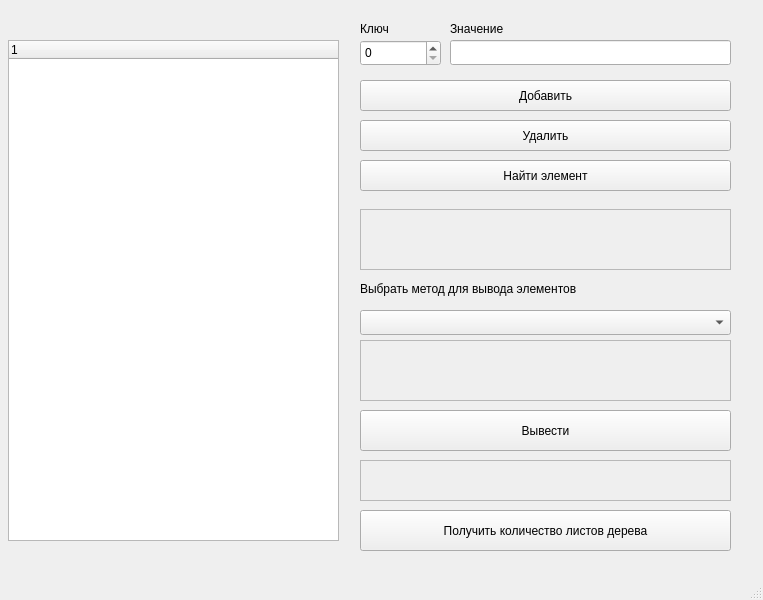
<?xml version="1.0" encoding="UTF-8"?>
<ui version="4.0">
 <class>MainWindow</class>
 <widget class="QMainWindow" name="MainWindow">
  <property name="geometry">
   <rect>
    <x>0</x>
    <y>0</y>
    <width>763</width>
    <height>600</height>
   </rect>
  </property>
  <property name="windowTitle">
   <string>MainWindow</string>
  </property>
  <widget class="QWidget" name="centralwidget">
   <widget class="QLabel" name="label">
    <property name="geometry">
     <rect>
      <x>450</x>
      <y>20</y>
      <width>81</width>
      <height>17</height>
     </rect>
    </property>
    <property name="text">
     <string>Значение</string>
    </property>
   </widget>
   <widget class="QPushButton" name="insertButton">
    <property name="geometry">
     <rect>
      <x>360</x>
      <y>80</y>
      <width>371</width>
      <height>31</height>
     </rect>
    </property>
    <property name="text">
     <string>Добавить</string>
    </property>
   </widget>
   <widget class="QPushButton" name="searchButton">
    <property name="geometry">
     <rect>
      <x>360</x>
      <y>160</y>
      <width>371</width>
      <height>31</height>
     </rect>
    </property>
    <property name="text">
     <string>Найти элемент</string>
    </property>
   </widget>
   <widget class="QLabel" name="label_2">
    <property name="geometry">
     <rect>
      <x>360</x>
      <y>20</y>
      <width>66</width>
      <height>17</height>
     </rect>
    </property>
    <property name="text">
     <string>Ключ</string>
    </property>
   </widget>
   <widget class="QPushButton" name="searchButton_3">
    <property name="geometry">
     <rect>
      <x>360</x>
      <y>510</y>
      <width>371</width>
      <height>41</height>
     </rect>
    </property>
    <property name="text">
     <string>Получить количество листов дерева</string>
    </property>
   </widget>
   <widget class="QTreeWidget" name="treeWidget">
    <property name="geometry">
     <rect>
      <x>8</x>
      <y>40</y>
      <width>331</width>
      <height>501</height>
     </rect>
    </property>
    <column>
     <property name="text">
      <string notr="true">1</string>
     </property>
    </column>
   </widget>
   <widget class="QPushButton" name="removeButton">
    <property name="geometry">
     <rect>
      <x>360</x>
      <y>120</y>
      <width>371</width>
      <height>31</height>
     </rect>
    </property>
    <property name="text">
     <string>Удалить</string>
    </property>
   </widget>
   <widget class="QSpinBox" name="keyInsert">
    <property name="geometry">
     <rect>
      <x>360</x>
      <y>40</y>
      <width>81</width>
      <height>26</height>
     </rect>
    </property>
    <property name="maximum">
     <number>1000000000</number>
    </property>
   </widget>
   <widget class="QPushButton" name="printButton">
    <property name="geometry">
     <rect>
      <x>360</x>
      <y>410</y>
      <width>371</width>
      <height>41</height>
     </rect>
    </property>
    <property name="text">
     <string>Вывести</string>
    </property>
   </widget>
   <widget class="QComboBox" name="comboBox">
    <property name="geometry">
     <rect>
      <x>360</x>
      <y>310</y>
      <width>371</width>
      <height>25</height>
     </rect>
    </property>
   </widget>
   <widget class="QLineEdit" name="valueInsert">
    <property name="geometry">
     <rect>
      <x>450</x>
      <y>40</y>
      <width>281</width>
      <height>25</height>
     </rect>
    </property>
   </widget>
   <widget class="QLabel" name="label_3">
    <property name="geometry">
     <rect>
      <x>360</x>
      <y>280</y>
      <width>291</width>
      <height>18</height>
     </rect>
    </property>
    <property name="text">
     <string>Выбрать метод для вывода элементов</string>
    </property>
   </widget>
   <widget class="QFrame" name="frame">
    <property name="geometry">
     <rect>
      <x>360</x>
      <y>209</y>
      <width>371</width>
      <height>61</height>
     </rect>
    </property>
    <property name="frameShape">
     <enum>QFrame::StyledPanel</enum>
    </property>
    <property name="frameShadow">
     <enum>QFrame::Raised</enum>
    </property>
    <widget class="QLabel" name="status">
     <property name="geometry">
      <rect>
       <x>10</x>
       <y>10</y>
       <width>351</width>
       <height>41</height>
      </rect>
     </property>
     <property name="text">
      <string/>
     </property>
     <property name="alignment">
      <set>Qt::AlignCenter</set>
     </property>
     <property name="wordWrap">
      <bool>true</bool>
     </property>
    </widget>
   </widget>
   <widget class="QFrame" name="frame_2">
    <property name="geometry">
     <rect>
      <x>360</x>
      <y>340</y>
      <width>371</width>
      <height>61</height>
     </rect>
    </property>
    <property name="frameShape">
     <enum>QFrame::StyledPanel</enum>
    </property>
    <property name="frameShadow">
     <enum>QFrame::Raised</enum>
    </property>
    <widget class="QLabel" name="print">
     <property name="geometry">
      <rect>
       <x>10</x>
       <y>10</y>
       <width>351</width>
       <height>41</height>
      </rect>
     </property>
     <property name="text">
      <string/>
     </property>
     <property name="alignment">
      <set>Qt::AlignCenter</set>
     </property>
     <property name="wordWrap">
      <bool>true</bool>
     </property>
    </widget>
   </widget>
   <widget class="QFrame" name="frame_3">
    <property name="geometry">
     <rect>
      <x>360</x>
      <y>460</y>
      <width>371</width>
      <height>41</height>
     </rect>
    </property>
    <property name="frameShape">
     <enum>QFrame::StyledPanel</enum>
    </property>
    <property name="frameShadow">
     <enum>QFrame::Raised</enum>
    </property>
    <widget class="QLabel" name="getCount">
     <property name="geometry">
      <rect>
       <x>10</x>
       <y>10</y>
       <width>351</width>
       <height>21</height>
      </rect>
     </property>
     <property name="text">
      <string/>
     </property>
     <property name="alignment">
      <set>Qt::AlignCenter</set>
     </property>
     <property name="wordWrap">
      <bool>true</bool>
     </property>
    </widget>
   </widget>
  </widget>
  <widget class="QMenuBar" name="menubar">
   <property name="geometry">
    <rect>
     <x>0</x>
     <y>0</y>
     <width>763</width>
     <height>23</height>
    </rect>
   </property>
  </widget>
  <widget class="QStatusBar" name="statusbar"/>
 </widget>
 <resources/>
 <connections/>
</ui>
